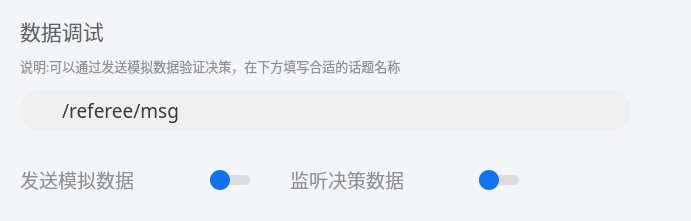
   <widget class="QWidget" name="datadebug_QW" native="true">
    <property name="geometry">
     <rect>
      <x>850</x>
      <y>410</y>
      <width>691</width>
      <height>221</height>
     </rect>
    </property>
    <property name="sizePolicy">
     <sizepolicy hsizetype="Expanding" vsizetype="Expanding">
      <horstretch>0</horstretch>
      <verstretch>0</verstretch>
     </sizepolicy>
    </property>
    <property name="layoutDirection">
     <enum>Qt::LeftToRight</enum>
    </property>
    <property name="styleSheet">
     <string notr="true">background-color: rgb(243, 246, 249);
border-radius: 25px;
</string>
    </property>
    <widget class="QWidget" name="horizontalLayoutWidget_4">
     <property name="geometry">
      <rect>
       <x>20</x>
       <y>140</y>
       <width>499</width>
       <height>80</height>
      </rect>
     </property>
     <layout class="QHBoxLayout" name="debug_swtich_QH">
      <property name="spacing">
       <number>40</number>
      </property>
      <item>
       <layout class="QHBoxLayout" name="debug_send_QH">
        <property name="spacing">
         <number>40</number>
        </property>
        <item>
         <widget class="QLabel" name="debug_send_title">
          <property name="sizePolicy">
           <sizepolicy hsizetype="Preferred" vsizetype="Fixed">
            <horstretch>0</horstretch>
            <verstretch>0</verstretch>
           </sizepolicy>
          </property>
          <property name="font">
           <font>
            <family>文泉驿微米黑</family>
            <pointsize>14</pointsize>
           </font>
          </property>
          <property name="styleSheet">
           <string notr="true">color: rgb(145, 146, 152);</string>
          </property>
          <property name="text">
           <string>发送模拟数据</string>
          </property>
         </widget>
        </item>
        <item>
         <widget class="QSlider" name="debug_send_QSL">
          <property name="sizePolicy">
           <sizepolicy hsizetype="Fixed" vsizetype="Expanding">
            <horstretch>0</horstretch>
            <verstretch>0</verstretch>
           </sizepolicy>
          </property>
          <property name="maximumSize">
           <size>
            <width>40</width>
            <height>16666</height>
           </size>
          </property>
          <property name="styleSheet">
           <string notr="true">QSlider {
    background: transparent; /* 滑动条整体背景 */
}

QSlider::groove:horizontal {
    height: 10px; /* 滑动槽的高度 */
    background: qlineargradient(x1:0, y1:0, x2:1, y2:0, stop:0 rgb(220, 220, 220), stop:1 rgb(240, 240, 240)); /* 渐变滑动槽颜色 */
    border-radius: 7px; /* 滑动槽圆角 */
}

QSlider::handle:horizontal {
    width: 20px; /* 滑块宽度 */
    height: 20px; /* 滑块高度 */
    margin: -5px 0; /* 调整滑块对齐 */
    background-color: rgb(15, 114, 239);
    border-radius: 10px; /* 滑块完全圆形 */
}

QSlider::handle:horizontal:hover {
	
	background-color: rgb(15, 114, 239);
}

QSlider::sub-page:horizontal {
    
	
	background-color: rgb(0, 193, 139);
    border-radius: 5px; /* 已滑过部分圆角 */
}

QSlider::add-page:horizontal {
    background: rgb(220, 220, 220); /* 未滑过部分的颜色 */
    border-radius: 5px; /* 未滑过部分圆角 */
}
</string>
          </property>
          <property name="maximum">
           <number>1</number>
          </property>
          <property name="orientation">
           <enum>Qt::Horizontal</enum>
          </property>
         </widget>
        </item>
       </layout>
      </item>
      <item>
       <layout class="QHBoxLayout" name="debug_listen_QH">
        <property name="spacing">
         <number>40</number>
        </property>
        <item>
         <widget class="QLabel" name="debug_listen_title">
          <property name="sizePolicy">
           <sizepolicy hsizetype="Preferred" vsizetype="Fixed">
            <horstretch>0</horstretch>
            <verstretch>0</verstretch>
           </sizepolicy>
          </property>
          <property name="font">
           <font>
            <family>文泉驿微米黑</family>
            <pointsize>14</pointsize>
           </font>
          </property>
          <property name="styleSheet">
           <string notr="true">color: rgb(145, 146, 152);</string>
          </property>
          <property name="text">
           <string>监听决策数据</string>
          </property>
         </widget>
        </item>
        <item>
         <widget class="QSlider" name="debug_listen_QSL">
          <property name="sizePolicy">
           <sizepolicy hsizetype="Fixed" vsizetype="Expanding">
            <horstretch>0</horstretch>
            <verstretch>0</verstretch>
           </sizepolicy>
          </property>
          <property name="maximumSize">
           <size>
            <width>40</width>
            <height>16777215</height>
           </size>
          </property>
          <property name="styleSheet">
           <string notr="true">QSlider {
    background: transparent; /* 滑动条整体背景 */
}

QSlider::groove:horizontal {
    height: 10px; /* 滑动槽的高度 */
    background: qlineargradient(x1:0, y1:0, x2:1, y2:0, stop:0 rgb(220, 220, 220), stop:1 rgb(240, 240, 240)); /* 渐变滑动槽颜色 */
    border-radius: 7px; /* 滑动槽圆角 */
}

QSlider::handle:horizontal {
    width: 20px; /* 滑块宽度 */
    height: 20px; /* 滑块高度 */
    margin: -5px 0; /* 调整滑块对齐 */
    background-color: rgb(15, 114, 239);
    border-radius: 10px; /* 滑块完全圆形 */
}

QSlider::handle:horizontal:hover {
	
	background-color: rgb(15, 114, 239);
}

QSlider::sub-page:horizontal {
    
	
	background-color: rgb(0, 193, 139);
    border-radius: 5px; /* 已滑过部分圆角 */
}

QSlider::add-page:horizontal {
    background: rgb(220, 220, 220); /* 未滑过部分的颜色 */
    border-radius: 5px; /* 未滑过部分圆角 */
}
</string>
          </property>
          <property name="maximum">
           <number>1</number>
          </property>
          <property name="orientation">
           <enum>Qt::Horizontal</enum>
          </property>
         </widget>
        </item>
       </layout>
      </item>
     </layout>
    </widget>
    <widget class="QLineEdit" name="pub_topic_QL">
     <property name="geometry">
      <rect>
       <x>20</x>
       <y>90</y>
       <width>611</width>
       <height>41</height>
      </rect>
     </property>
     <property name="font">
      <font>
       <family>文泉驿微米黑</family>
       <pointsize>14</pointsize>
       <weight>50</weight>
       <bold>false</bold>
      </font>
     </property>
     <property name="styleSheet">
      <string notr="true">QLineEdit {
    border: none; /* 隐藏原始边框 */
    background-color: rgb(240, 240, 240); /* 背景颜色 */
    color: rgb(58, 58, 58); /* 字体颜色 */
    border-radius: 20px; /* 圆角半径 */
    padding: 0px 40px; /* 向外扩展 40 像素空间 */
    height: 30px; /* 设置控件高度 */
    margin: 0; /* 防止额外的外边距 */
}

QLineEdit::focus {
    outline: 2px solid rgb(0, 193, 139); /* 焦点状态的边框 */
    background-color: rgb(250, 250, 250); /* 焦点状态的背景颜色 */
}
</string>
     </property>
     <property name="text">
      <string>/referee/msg</string>
     </property>
    </widget>
    <widget class="QLabel" name="datadebug_title">
     <property name="geometry">
      <rect>
       <x>20</x>
       <y>0</y>
       <width>201</width>
       <height>61</height>
      </rect>
     </property>
     <property name="sizePolicy">
      <sizepolicy hsizetype="Preferred" vsizetype="Fixed">
       <horstretch>0</horstretch>
       <verstretch>0</verstretch>
      </sizepolicy>
     </property>
     <property name="font">
      <font>
       <family>文泉驿微米黑</family>
       <pointsize>16</pointsize>
      </font>
     </property>
     <property name="styleSheet">
      <string notr="true">color: rgb(100, 100, 100);</string>
     </property>
     <property name="text">
      <string>数据调试</string>
     </property>
    </widget>
    <widget class="QLabel" name="debug_tips">
     <property name="geometry">
      <rect>
       <x>20</x>
       <y>50</y>
       <width>511</width>
       <height>31</height>
      </rect>
     </property>
     <property name="sizePolicy">
      <sizepolicy hsizetype="Preferred" vsizetype="Fixed">
       <horstretch>0</horstretch>
       <verstretch>0</verstretch>
      </sizepolicy>
     </property>
     <property name="font">
      <font>
       <family>文泉驿微米黑</family>
       <pointsize>10</pointsize>
      </font>
     </property>
     <property name="styleSheet">
      <string notr="true">color: rgb(145, 146, 152);</string>
     </property>
     <property name="text">
      <string>说明:可以通过发送模拟数据验证决策，在下方填写合适的话题名称</string>
     </property>
    </widget>
   </widget>
